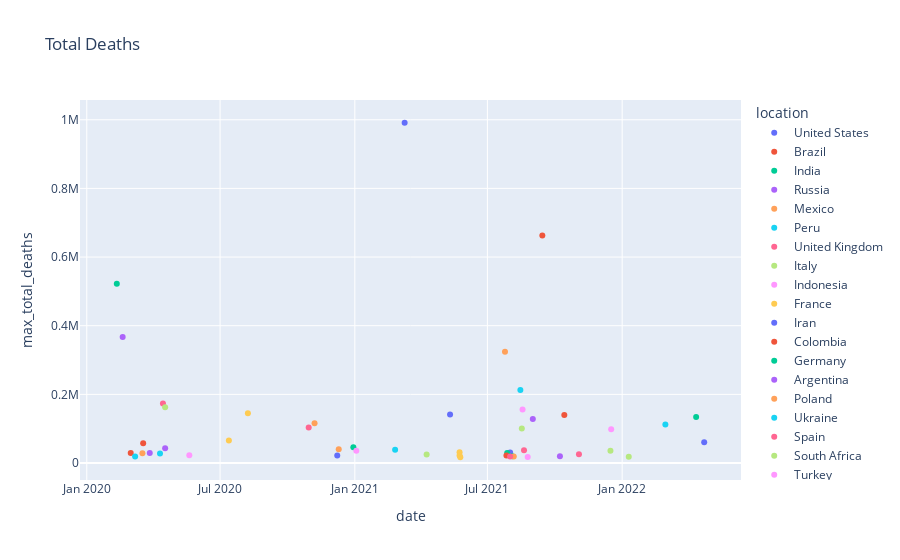

The code cell stored with this chart in its notebook:
### Code cell
#scatter plot of Top 50 countries with the highest number of deaths till that date
fig = px.scatter(sorted_max_50deaths_df, x='date',y='max_total_deaths', color='location',title='Total Deaths')
fig.show()

### Figure 1 — Plotly figure (JSON) as saved in the notebook; plotly's stock layout.template omitted (floating-point values rounded to 4 significant figures)
{"data": [{"hovertemplate": "location=United States<br>date=%{x}<br>max_total_deaths=%{y}<extra></extra>", "legendgroup": "United States", "marker": {"color": "#636efa", "symbol": "circle"}, "mode": "markers", "name": "United States", "orientation": "v", "showlegend": true, "type": "scatter", "x": ["2021-03-10"], "xaxis": "x", "y": [991254], "yaxis": "y"}, {"hovertemplate": "location=Brazil<br>date=%{x}<br>max_total_deaths=%{y}<extra></extra>", "legendgroup": "Brazil", "marker": {"color": "#EF553B", "symbol": "circle"}, "mode": "markers", "name": "Brazil", "orientation": "v", "showlegend": true, "type": "scatter", "x": ["2021-09-14"], "xaxis": "x", "y": [662891], "yaxis": "y"}, {"hovertemplate": "location=India<br>date=%{x}<br>max_total_deaths=%{y}<extra></extra>", "legendgroup": "India", "marker": {"color": "#00cc96", "symbol": "circle"}, "mode": "markers", "name": "India", "orientation": "v", "showlegend": true, "type": "scatter", "x": ["2020-02-11"], "xaxis": "x", "y": [522223], "yaxis": "y"}, {"hovertemplate": "location=Russia<br>date=%{x}<br>max_total_deaths=%{y}<extra></extra>", "legendgroup": "Russia", "marker": {"color": "#ab63fa", "symbol": "circle"}, "mode": "markers", "name": "Russia", "orientation": "v", "showlegend": true, "type": "scatter", "x": ["2020-02-19"], "xaxis": "x", "y": [367366], "yaxis": "y"}, {"hovertemplate": "location=Mexico<br>date=%{x}<br>max_total_deaths=%{y}<extra></extra>", "legendgroup": "Mexico", "marker": {"color": "#FFA15A", "symbol": "circle"}, "mode": "markers", "name": "Mexico", "orientation": "v", "showlegend": true, "type": "scatter", "x": ["2021-07-25"], "xaxis": "x", "y": [324129], "yaxis": "y"}, {"hovertemplate": "location=Peru<br>date=%{x}<br>max_total_deaths=%{y}<extra></extra>", "legendgroup": "Peru", "marker": {"color": "#19d3f3", "symbol": "circle"}, "mode": "markers", "name": "Peru", "orientation": "v", "showlegend": true, "type": "scatter", "x": ["2021-08-15"], "xaxis": "x", "y": [212742], "yaxis": "y"}, {"hovertemplate": "location=United Kingdom<br>date=%{x}<br>max_total_deaths=%{y}<extra></extra>", "legendgroup": "United Kingdom", "marker": {"color": "#FF6692", "symbol": "circle"}, "mode": "markers", "name": "United Kingdom", "orientation": "v", "showlegend": true, "type": "scatter", "x": ["2020-04-14"], "xaxis": "x", "y": [173518], "yaxis": "y"}, {"hovertemplate": "location=Italy<br>date=%{x}<br>max_total_deaths=%{y}<extra></extra>", "legendgroup": "Italy", "marker": {"color": "#B6E880", "symbol": "circle"}, "mode": "markers", "name": "Italy", "orientation": "v", "showlegend": true, "type": "scatter", "x": ["2020-04-17"], "xaxis": "x", "y": [162688], "yaxis": "y"}, {"hovertemplate": "location=Indonesia<br>date=%{x}<br>max_total_deaths=%{y}<extra></extra>", "legendgroup": "Indonesia", "marker": {"color": "#FF97FF", "symbol": "circle"}, "mode": "markers", "name": "Indonesia", "orientation": "v", "showlegend": true, "type": "scatter", "x": ["2021-08-18"], "xaxis": "x", "y": [156100], "yaxis": "y"}, {"hovertemplate": "location=France<br>date=%{x}<br>max_total_deaths=%{y}<extra></extra>", "legendgroup": "France", "marker": {"color": "#FECB52", "symbol": "circle"}, "mode": "markers", "name": "France", "orientation": "v", "showlegend": true, "type": "scatter", "x": ["2020-08-08"], "xaxis": "x", "y": [145129], "yaxis": "y"}, {"hovertemplate": "location=Iran<br>date=%{x}<br>max_total_deaths=%{y}<extra></extra>", "legendgroup": "Iran", "marker": {"color": "#636efa", "symbol": "circle"}, "mode": "markers", "name": "Iran", "orientation": "v", "showlegend": true, "type": "scatter", "x": ["2021-05-11"], "xaxis": "x", "y": [140975], "yaxis": "y"}, {"hovertemplate": "location=Colombia<br>date=%{x}<br>max_total_deaths=%{y}<extra></extra>", "legendgroup": "Colombia", "marker": {"color": "#EF553B", "symbol": "circle"}, "mode": "markers", "name": "Colombia", "orientation": "v", "showlegend": true, "type": "scatter", "x": ["2021-10-14"], "xaxis": "x", "y": [139778], "yaxis": "y"}, {"hovertemplate": "location=Germany<br>date=%{x}<br>max_total_deaths=%{y}<extra></extra>", "legendgroup": "Germany", "marker": {"color": "#00cc96", "symbol": "circle"}, "mode": "markers", "name": "Germany", "orientation": "v", "showlegend": true, "type": "scatter", "x": ["2022-04-12"], "xaxis": "x", "y": [134185], "yaxis": "y"}, {"hovertemplate": "location=Argentina<br>date=%{x}<br>max_total_deaths=%{y}<extra></extra>", "legendgroup": "Argentina", "marker": {"color": "#ab63fa", "symbol": "circle"}, "mode": "markers", "name": "Argentina", "orientation": "v", "showlegend": true, "type": "scatter", "x": ["2021-09-01"], "xaxis": "x", "y": [128344], "yaxis": "y"}, {"hovertemplate": "location=Poland<br>date=%{x}<br>max_total_deaths=%{y}<extra></extra>", "legendgroup": "Poland", "marker": {"color": "#FFA15A", "symbol": "circle"}, "mode": "markers", "name": "Poland", "orientation": "v", "showlegend": true, "type": "scatter", "x": ["2020-11-07"], "xaxis": "x", "y": [115948], "yaxis": "y"}, {"hovertemplate": "location=Ukraine<br>date=%{x}<br>max_total_deaths=%{y}<extra></extra>", "legendgroup": "Ukraine", "marker": {"color": "#19d3f3", "symbol": "circle"}, "mode": "markers", "name": "Ukraine", "orientation": "v", "showlegend": true, "type": "scatter", "x": ["2022-03-01"], "xaxis": "x", "y": [112459], "yaxis": "y"}, {"hovertemplate": "location=Spain<br>date=%{x}<br>max_total_deaths=%{y}<extra></extra>", "legendgroup": "Spain", "marker": {"color": "#FF6692", "symbol": "circle"}, "mode": "markers", "name": "Spain", "orientation": "v", "showlegend": true, "type": "scatter", "x": ["2020-10-30"], "xaxis": "x", "y": [103721], "yaxis": "y"}, {"hovertemplate": "location=South Africa<br>date=%{x}<br>max_total_deaths=%{y}<extra></extra>", "legendgroup": "South Africa", "marker": {"color": "#B6E880", "symbol": "circle"}, "mode": "markers", "name": "South Africa", "orientation": "v", "showlegend": true, "type": "scatter", "x": ["2021-08-17"], "xaxis": "x", "y": [100303], "yaxis": "y"}, {"hovertemplate": "location=Turkey<br>date=%{x}<br>max_total_deaths=%{y}<extra></extra>", "legendgroup": "Turkey", "marker": {"color": "#FF97FF", "symbol": "circle"}, "mode": "markers", "name": "Turkey", "orientation": "v", "showlegend": true, "type": "scatter", "x": ["2021-12-17"], "xaxis": "x", "y": [98691], "yaxis": "y"}, {"hovertemplate": "location=Romania<br>date=%{x}<br>max_total_deaths=%{y}<extra></extra>", "legendgroup": "Romania", "marker": {"color": "#FECB52", "symbol": "circle"}, "mode": "markers", "name": "Romania", "orientation": "v", "showlegend": true, "type": "scatter", "x": ["2020-07-13"], "xaxis": "x", "y": [65427], "yaxis": "y"}, {"hovertemplate": "location=Philippines<br>date=%{x}<br>max_total_deaths=%{y}<extra></extra>", "legendgroup": "Philippines", "marker": {"color": "#636efa", "symbol": "circle"}, "mode": "markers", "name": "Philippines", "orientation": "v", "showlegend": true, "type": "scatter", "x": ["2022-04-23"], "xaxis": "x", "y": [60182], "yaxis": "y"}, {"hovertemplate": "location=Chile<br>date=%{x}<br>max_total_deaths=%{y}<extra></extra>", "legendgroup": "Chile", "marker": {"color": "#EF553B", "symbol": "circle"}, "mode": "markers", "name": "Chile", "orientation": "v", "showlegend": true, "type": "scatter", "x": ["2020-03-18"], "xaxis": "x", "y": [57375], "yaxis": "y"}, {"hovertemplate": "location=Hungary<br>date=%{x}<br>max_total_deaths=%{y}<extra></extra>", "legendgroup": "Hungary", "marker": {"color": "#00cc96", "symbol": "circle"}, "mode": "markers", "name": "Hungary", "orientation": "v", "showlegend": true, "type": "scatter", "x": ["2020-12-30"], "xaxis": "x", "y": [46048], "yaxis": "y"}, {"hovertemplate": "location=Vietnam<br>date=%{x}<br>max_total_deaths=%{y}<extra></extra>", "legendgroup": "Vietnam", "marker": {"color": "#ab63fa", "symbol": "circle"}, "mode": "markers", "name": "Vietnam", "orientation": "v", "showlegend": true, "type": "scatter", "x": ["2020-04-17"], "xaxis": "x", "y": [43013], "yaxis": "y"}, {"hovertemplate": "location=Czechia<br>date=%{x}<br>max_total_deaths=%{y}<extra></extra>", "legendgroup": "Czechia", "marker": {"color": "#FFA15A", "symbol": "circle"}, "mode": "markers", "name": "Czechia", "orientation": "v", "showlegend": true, "type": "scatter", "x": ["2020-12-10"], "xaxis": "x", "y": [40083], "yaxis": "y"}, {"hovertemplate": "location=Canada<br>date=%{x}<br>max_total_deaths=%{y}<extra></extra>", "legendgroup": "Canada", "marker": {"color": "#19d3f3", "symbol": "circle"}, "mode": "markers", "name": "Canada", "orientation": "v", "showlegend": true, "type": "scatter", "x": ["2021-02-25"], "xaxis": "x", "y": [38849], "yaxis": "y"}, {"hovertemplate": "location=Bulgaria<br>date=%{x}<br>max_total_deaths=%{y}<extra></extra>", "legendgroup": "Bulgaria", "marker": {"color": "#FF6692", "symbol": "circle"}, "mode": "markers", "name": "Bulgaria", "orientation": "v", "showlegend": true, "type": "scatter", "x": ["2021-08-20"], "xaxis": "x", "y": [36854], "yaxis": "y"}, {"hovertemplate": "location=Ecuador<br>date=%{x}<br>max_total_deaths=%{y}<extra></extra>", "legendgroup": "Ecuador", "marker": {"color": "#B6E880", "symbol": "circle"}, "mode": "markers", "name": "Ecuador", "orientation": "v", "showlegend": true, "type": "scatter", "x": ["2021-12-16"], "xaxis": "x", "y": [35581], "yaxis": "y"}, {"hovertemplate": "location=Malaysia<br>date=%{x}<br>max_total_deaths=%{y}<extra></extra>", "legendgroup": "Malaysia", "marker": {"color": "#FF97FF", "symbol": "circle"}, "mode": "markers", "name": "Malaysia", "orientation": "v", "showlegend": true, "type": "scatter", "x": ["2021-01-03"], "xaxis": "x", "y": [35499], "yaxis": "y"}, {"hovertemplate": "location=Belgium<br>date=%{x}<br>max_total_deaths=%{y}<extra></extra>", "legendgroup": "Belgium", "marker": {"color": "#FECB52", "symbol": "circle"}, "mode": "markers", "name": "Belgium", "orientation": "v", "showlegend": true, "type": "scatter", "x": ["2021-05-24"], "xaxis": "x", "y": [31319], "yaxis": "y"}, {"hovertemplate": "location=Pakistan<br>date=%{x}<br>max_total_deaths=%{y}<extra></extra>", "legendgroup": "Pakistan", "marker": {"color": "#636efa", "symbol": "circle"}, "mode": "markers", "name": "Pakistan", "orientation": "v", "showlegend": true, "type": "scatter", "x": ["2021-08-01"], "xaxis": "x", "y": [30369], "yaxis": "y"}, {"hovertemplate": "location=Japan<br>date=%{x}<br>max_total_deaths=%{y}<extra></extra>", "legendgroup": "Japan", "marker": {"color": "#EF553B", "symbol": "circle"}, "mode": "markers", "name": "Japan", "orientation": "v", "showlegend": true, "type": "scatter", "x": ["2020-03-01"], "xaxis": "x", "y": [29305], "yaxis": "y"}, {"hovertemplate": "location=Bangladesh<br>date=%{x}<br>max_total_deaths=%{y}<extra></extra>", "legendgroup": "Bangladesh", "marker": {"color": "#00cc96", "symbol": "circle"}, "mode": "markers", "name": "Bangladesh", "orientation": "v", "showlegend": true, "type": "scatter", "x": ["2021-07-28"], "xaxis": "x", "y": [29127], "yaxis": "y"}, {"hovertemplate": "location=Greece<br>date=%{x}<br>max_total_deaths=%{y}<extra></extra>", "legendgroup": "Greece", "marker": {"color": "#ab63fa", "symbol": "circle"}, "mode": "markers", "name": "Greece", "orientation": "v", "showlegend": true, "type": "scatter", "x": ["2020-03-27"], "xaxis": "x", "y": [28867], "yaxis": "y"}, {"hovertemplate": "location=Tunisia<br>date=%{x}<br>max_total_deaths=%{y}<extra></extra>", "legendgroup": "Tunisia", "marker": {"color": "#FFA15A", "symbol": "circle"}, "mode": "markers", "name": "Tunisia", "orientation": "v", "showlegend": true, "type": "scatter", "x": ["2020-03-17"], "xaxis": "x", "y": [28533], "yaxis": "y"}, {"hovertemplate": "location=Thailand<br>date=%{x}<br>max_total_deaths=%{y}<extra></extra>", "legendgroup": "Thailand", "marker": {"color": "#19d3f3", "symbol": "circle"}, "mode": "markers", "name": "Thailand", "orientation": "v", "showlegend": true, "type": "scatter", "x": ["2020-04-10"], "xaxis": "x", "y": [27899], "yaxis": "y"}, {"hovertemplate": "location=Iraq<br>date=%{x}<br>max_total_deaths=%{y}<extra></extra>", "legendgroup": "Iraq", "marker": {"color": "#FF6692", "symbol": "circle"}, "mode": "markers", "name": "Iraq", "orientation": "v", "showlegend": true, "type": "scatter", "x": ["2021-11-03"], "xaxis": "x", "y": [25205], "yaxis": "y"}, {"hovertemplate": "location=Egypt<br>date=%{x}<br>max_total_deaths=%{y}<extra></extra>", "legendgroup": "Egypt", "marker": {"color": "#B6E880", "symbol": "circle"}, "mode": "markers", "name": "Egypt", "orientation": "v", "showlegend": true, "type": "scatter", "x": ["2021-04-09"], "xaxis": "x", "y": [24613], "yaxis": "y"}, {"hovertemplate": "location=Netherlands<br>date=%{x}<br>max_total_deaths=%{y}<extra></extra>", "legendgroup": "Netherlands", "marker": {"color": "#FF97FF", "symbol": "circle"}, "mode": "markers", "name": "Netherlands", "orientation": "v", "showlegend": true, "type": "scatter", "x": ["2020-05-20"], "xaxis": "x", "y": [22313], "yaxis": "y"}, {"hovertemplate": "location=South Korea<br>date=%{x}<br>max_total_deaths=%{y}<extra></extra>", "legendgroup": "South Korea", "marker": {"color": "#FECB52", "symbol": "circle"}, "mode": "markers", "name": "South Korea", "orientation": "v", "showlegend": true, "type": "scatter", "x": ["2021-05-24"], "xaxis": "x", "y": [22243], "yaxis": "y"}, {"hovertemplate": "location=Portugal<br>date=%{x}<br>max_total_deaths=%{y}<extra></extra>", "legendgroup": "Portugal", "marker": {"color": "#636efa", "symbol": "circle"}, "mode": "markers", "name": "Portugal", "orientation": "v", "showlegend": true, "type": "scatter", "x": ["2020-12-08"], "xaxis": "x", "y": [22162], "yaxis": "y"}, {"hovertemplate": "location=Bolivia<br>date=%{x}<br>max_total_deaths=%{y}<extra></extra>", "legendgroup": "Bolivia", "marker": {"color": "#EF553B", "symbol": "circle"}, "mode": "markers", "name": "Bolivia", "orientation": "v", "showlegend": true, "type": "scatter", "x": ["2021-07-27"], "xaxis": "x", "y": [21908], "yaxis": "y"}, {"hovertemplate": "location=Slovakia<br>date=%{x}<br>max_total_deaths=%{y}<extra></extra>", "legendgroup": "Slovakia", "marker": {"color": "#00cc96", "symbol": "circle"}, "mode": "markers", "name": "Slovakia", "orientation": "v", "showlegend": true, "type": "scatter", "x": ["2021-08-04"], "xaxis": "x", "y": [19839], "yaxis": "y"}, {"hovertemplate": "location=Myanmar<br>date=%{x}<br>max_total_deaths=%{y}<extra></extra>", "legendgroup": "Myanmar", "marker": {"color": "#ab63fa", "symbol": "circle"}, "mode": "markers", "name": "Myanmar", "orientation": "v", "showlegend": true, "type": "scatter", "x": ["2021-10-08"], "xaxis": "x", "y": [19434], "yaxis": "y"}, {"hovertemplate": "location=Kazakhstan<br>date=%{x}<br>max_total_deaths=%{y}<extra></extra>", "legendgroup": "Kazakhstan", "marker": {"color": "#FFA15A", "symbol": "circle"}, "mode": "markers", "name": "Kazakhstan", "orientation": "v", "showlegend": true, "type": "scatter", "x": ["2021-08-06"], "xaxis": "x", "y": [19013], "yaxis": "y"}, {"hovertemplate": "location=Paraguay<br>date=%{x}<br>max_total_deaths=%{y}<extra></extra>", "legendgroup": "Paraguay", "marker": {"color": "#19d3f3", "symbol": "circle"}, "mode": "markers", "name": "Paraguay", "orientation": "v", "showlegend": true, "type": "scatter", "x": ["2020-03-07"], "xaxis": "x", "y": [18795], "yaxis": "y"}, {"hovertemplate": "location=Sweden<br>date=%{x}<br>max_total_deaths=%{y}<extra></extra>", "legendgroup": "Sweden", "marker": {"color": "#FF6692", "symbol": "circle"}, "mode": "markers", "name": "Sweden", "orientation": "v", "showlegend": true, "type": "scatter", "x": ["2021-08-01"], "xaxis": "x", "y": [18689], "yaxis": "y"}, {"hovertemplate": "location=Austria<br>date=%{x}<br>max_total_deaths=%{y}<extra></extra>", "legendgroup": "Austria", "marker": {"color": "#B6E880", "symbol": "circle"}, "mode": "markers", "name": "Austria", "orientation": "v", "showlegend": true, "type": "scatter", "x": ["2022-01-10"], "xaxis": "x", "y": [18047], "yaxis": "y"}, {"hovertemplate": "location=Guatemala<br>date=%{x}<br>max_total_deaths=%{y}<extra></extra>", "legendgroup": "Guatemala", "marker": {"color": "#FF97FF", "symbol": "circle"}, "mode": "markers", "name": "Guatemala", "orientation": "v", "showlegend": true, "type": "scatter", "x": ["2021-08-25"], "xaxis": "x", "y": [17520], "yaxis": "y"}, {"hovertemplate": "location=Georgia<br>date=%{x}<br>max_total_deaths=%{y}<extra></extra>", "legendgroup": "Georgia", "marker": {"color": "#FECB52", "symbol": "circle"}, "mode": "markers", "name": "Georgia", "orientation": "v", "showlegend": true, "type": "scatter", "x": ["2021-05-25"], "xaxis": "x", "y": [16800], "yaxis": "y"}], "layout": {"legend": {"title": {"text": "location"}, "tracegroupgap": 0}, "title": {"text": "Total Deaths"}, "xaxis": {"anchor": "y", "domain": [0, 1], "title": {"text": "date"}}, "yaxis": {"anchor": "x", "domain": [0, 1], "title": {"text": "max_total_deaths"}}}}
